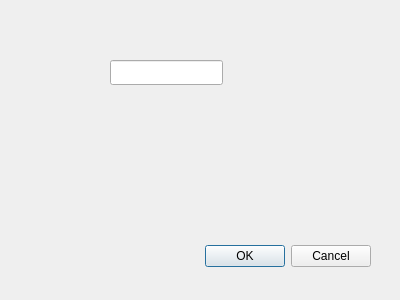
<?xml version="1.0" encoding="UTF-8"?>
<ui version="4.0">
 <class>Dialog</class>
 <widget class="QDialog" name="Dialog">
  <property name="geometry">
   <rect>
    <x>0</x>
    <y>0</y>
    <width>400</width>
    <height>300</height>
   </rect>
  </property>
  <property name="windowTitle">
   <string>Dialog</string>
  </property>
  <widget class="QDialogButtonBox" name="buttonBox">
   <property name="geometry">
    <rect>
     <x>30</x>
     <y>240</y>
     <width>341</width>
     <height>32</height>
    </rect>
   </property>
   <property name="orientation">
    <enum>Qt::Horizontal</enum>
   </property>
   <property name="standardButtons">
    <set>QDialogButtonBox::Cancel|QDialogButtonBox::Ok</set>
   </property>
  </widget>
  <widget class="QLineEdit" name="lineEdit">
   <property name="geometry">
    <rect>
     <x>110</x>
     <y>60</y>
     <width>113</width>
     <height>25</height>
    </rect>
   </property>
  </widget>
 </widget>
 <resources/>
 <connections>
  <connection>
   <sender>buttonBox</sender>
   <signal>accepted()</signal>
   <receiver>Dialog</receiver>
   <slot>accept()</slot>
   <hints>
    <hint type="sourcelabel">
     <x>248</x>
     <y>254</y>
    </hint>
    <hint type="destinationlabel">
     <x>157</x>
     <y>274</y>
    </hint>
   </hints>
  </connection>
  <connection>
   <sender>buttonBox</sender>
   <signal>rejected()</signal>
   <receiver>Dialog</receiver>
   <slot>reject()</slot>
   <hints>
    <hint type="sourcelabel">
     <x>316</x>
     <y>260</y>
    </hint>
    <hint type="destinationlabel">
     <x>286</x>
     <y>274</y>
    </hint>
   </hints>
  </connection>
 </connections>
</ui>
